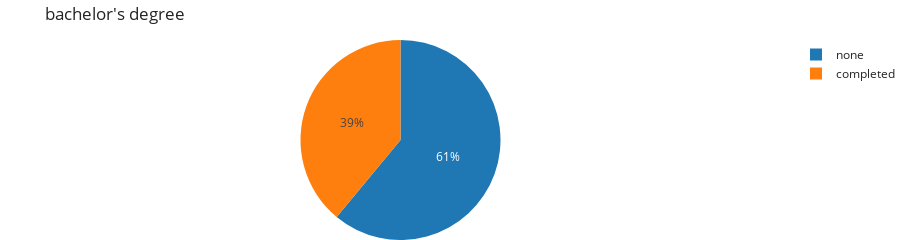
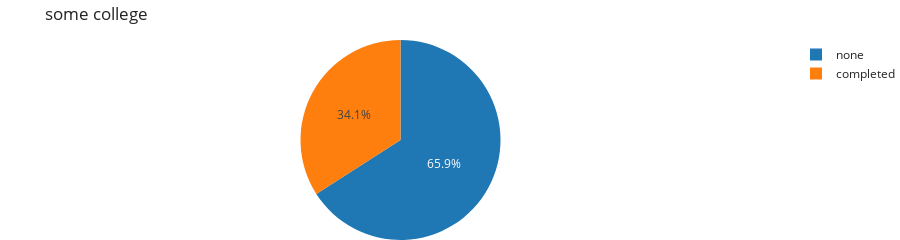
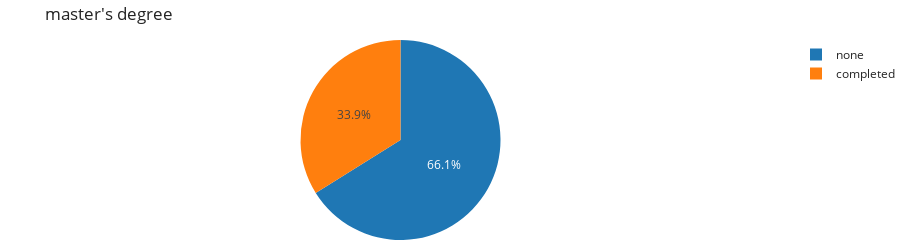
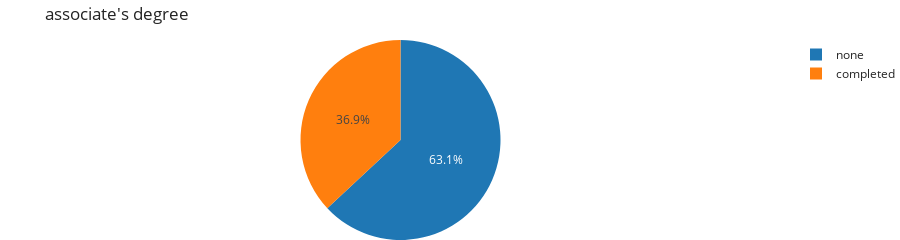

Notebook code cell kept with these figures, in order:
### Markdown cell above
Now, let us check if the parental educational degree influences whether the students had a test preparation course. To keep it simple, we make independent plots for each level of education.

### Code cell
colored_by = "test.preparation.course"
split_by = 'parental.level.of.education'

for level in students_df[split_by].unique():
    df = students_df.loc[students_df[split_by] == level].groupby([colored_by]).size().reset_index(name='Count')
    px.pie(df, values='Count', names = colored_by, title = level, height=150).show()

### Figure 1 — Plotly figure (JSON) as saved in the notebook; plotly's stock layout.template omitted (floating-point values rounded to 4 significant figures)
{"data": [{"domain": {"x": [0, 1], "y": [0, 1]}, "hovertemplate": "test.preparation.course=%{label}<br>Count=%{value}<extra></extra>", "labels": ["completed", "none"], "legendgroup": "", "name": "", "showlegend": true, "type": "pie", "values": [46, 72]}], "layout": {"height": 150, "legend": {"tracegroupgap": 0}, "title": {"text": "bachelor's degree"}}}

### Figure 2 — Plotly figure (JSON) as saved in the notebook; plotly's stock layout.template omitted (floating-point values rounded to 4 significant figures)
{"data": [{"domain": {"x": [0, 1], "y": [0, 1]}, "hovertemplate": "test.preparation.course=%{label}<br>Count=%{value}<extra></extra>", "labels": ["completed", "none"], "legendgroup": "", "name": "", "showlegend": true, "type": "pie", "values": [77, 149]}], "layout": {"height": 150, "legend": {"tracegroupgap": 0}, "title": {"text": "some college"}}}

### Figure 3 — Plotly figure (JSON) as saved in the notebook; plotly's stock layout.template omitted (floating-point values rounded to 4 significant figures)
{"data": [{"domain": {"x": [0, 1], "y": [0, 1]}, "hovertemplate": "test.preparation.course=%{label}<br>Count=%{value}<extra></extra>", "labels": ["completed", "none"], "legendgroup": "", "name": "", "showlegend": true, "type": "pie", "values": [20, 39]}], "layout": {"height": 150, "legend": {"tracegroupgap": 0}, "title": {"text": "master's degree"}}}

### Figure 4 — Plotly figure (JSON) as saved in the notebook; plotly's stock layout.template omitted (floating-point values rounded to 4 significant figures)
{"data": [{"domain": {"x": [0, 1], "y": [0, 1]}, "hovertemplate": "test.preparation.course=%{label}<br>Count=%{value}<extra></extra>", "labels": ["completed", "none"], "legendgroup": "", "name": "", "showlegend": true, "type": "pie", "values": [82, 140]}], "layout": {"height": 150, "legend": {"tracegroupgap": 0}, "title": {"text": "associate's degree"}}}
